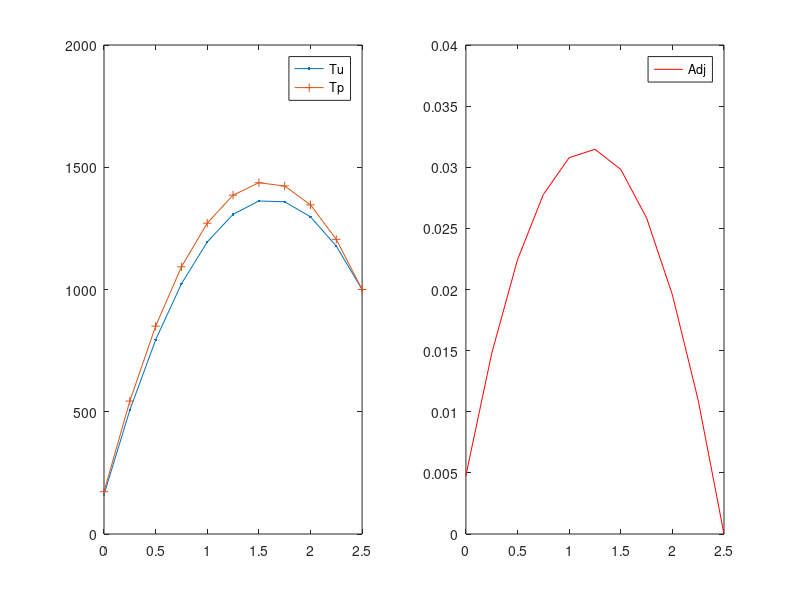

MATLAB code for this plot: (Note: this script raises an error after producing the figure.)
function hc_ss_x_CG
% Solves the heat conduction equation in 1-D x-geometry using CFEM
% without T gap.
% An arbitrary number of material zones can be used but the analytical
% solution assumes 3 zones are used. The conductivities and the volumetric
% sources can be spatially dependent.

% clear the console screen
clc; close all;

% load the data and numerical parameters
pert_k    = 1e-1 *0;
pert_s    = 1e-1 *1;
pert_bc_L = 1e-1 *0;
pert_bc_R = 1e-1 *0;
[dat,npar] = load_simulation_data(pert_k,pert_s,pert_bc_L,pert_bc_R);

% type of data used to run the simulation
npar.pert_status = 'perturbed';

% assemble the matrix and the rhs
npar.adjoint=false;
npar.pert_status = 'unperturbed';
[Au,qu,Tdiru,AN]=assemble_system(npar,dat);
npar.pert_status = 'perturbed';
[Ap,qp,Tdirp,~]=assemble_system(npar,dat);
% solve forward system
Tu=Au\qu;
Tp=Ap\qp;

% assemble the matrix and the rhs
npar.adjoint=true;
npar.pert_status = 'unperturbed';
[Aa,r,r_functional_u,~]=assemble_system(npar,dat);
% solve forward system
phi=Aa\r;

% calculation of the QoI using inner products
J_for_unpert = Tu'*r   +dot(r_functional_u,Tdiru);
J_adj_unpert = phi'*qu +dot(r_functional_u,Tdiru);
J_for_pert   = Tp'*r   +dot(r_functional_u,Tdirp);

% calculation of the QoI using definition and numerical quadrature
npar.adjoint=false;
[J_num_for_unpert,vol_integral_Tr] = qoi_num_eval(Tu,npar,dat,AN);
% [J_num_for_pert,~]   = qoi_num_eval(Tp,npar,dat);
npar.adjoint=true;
npar.use_matrix_terms=false;
[J_num_adj_unpert,vol_integral_Phiq] = qoi_num_eval(phi,npar,dat,AN);
J_num_adj_unpert = J_num_adj_unpert + (npar.porder==1)*dot(r_functional_u,Tdiru);
npar.use_matrix_terms=true;
[J_num_adj_unpert_AN,~] = qoi_num_eval(phi,npar,dat,AN);
J_num_adj_unpert_AN = J_num_adj_unpert_AN + dot(r_functional_u,Tdiru);
%
dx=diff(npar.xf);
JJJJUUUU  = dot( (Tu(1:end-1)+Tu(2:end))/2   , dx )/sum(dx);
JJJJaUUUU = dot( (phi(1:end-1)+phi(2:end))/2 , dx )*10000;

fprintf('QoI unperturbed: \n----------------\n');
fprintf('\t Forward: inner: %g\n',J_for_unpert);
fprintf('\t%s\t %g \n','Tu''*r',Tu'*r);
fprintf('\t%s %g \n','dot(r_functional_u,Tdiru)',dot(r_functional_u,Tdiru));
fprintf('\t Forward: num. : %g\n',J_num_for_unpert);
fprintf('\t vol.int. Tr: %g\n',vol_integral_Tr);
fprintf('\t Forward: Trapezoidal rule: %g\n',JJJJUUUU);

fprintf('QoI unperturbed: \n----------------\n');
extra_term = -dot(AN,phi)*dat.bc_for.rite.C;
fprintf('\t Adjoint: inner: %g\n',J_adj_unpert);
fprintf('\t%s\t %g \n','phi''*qu',phi'*qu);
fprintf('\t%s %g \n','dot(r_functional_u,Tdiru)',dot(r_functional_u,Tdiru));
fprintf('\t Adjoint: num. : %g\n',J_num_adj_unpert);
fprintf('\t Adjoint: num.AN: %g\n',J_num_adj_unpert_AN);
fprintf('\t Adjoint: vol.int. Phiq: %g\n',vol_integral_Phiq);
fprintf('\t Adjoint: vol.int.+Extra: %g\n',vol_integral_Phiq+extra_term+dot(r_functional_u,Tdiru));
fprintf('\t Adjoint: Trapezoidal rule: %g\n',JJJJaUUUU);

% plot solution
figure(1)
subplot(1,2,1)
plot(npar.xf,Tu,'.-',npar.xf,Tp,'+-');
legend(['Tu';'Tp']);
subplot(1,2,2)
plot(npar.xf,phi,'r-');
legend(['Adj']);

error('qqq');

fprintf('QoI perturbed: \n----------------\n');
fprintf('\t Forward: inner: %g\n',J_for_pert);
fprintf('\t Forward: num. : %g\n',J_num_for_pert);

dT = Tp-Tu;
dq = qp-qu;
dA = Ap-Au;

dJ_for = dT'*r        +dot(r_functional_u,Tdirp-Tdiru)
% PPPP_UUUU=JJJJPPPP-JJJJUUUU

fprintf('QoI unperturbed: \n----------------\n');
fprintf('\t Forward: inner: %g\n',J_for_unpert);
fprintf('\t Forward: num. : %g\n',J_num_for_unpert);


dJ_adj = phi'*(dq - dA*Tu)  +dot(r_functional_u,Tdirp-Tdiru)
dJ_adj_exact = phi'*(dq-dA*Tu-dA*dT) +dot(r_functional_u,Tdirp-Tdiru)

% (Tp,Aa.phi) = (Tp,r) = (Ap^{-1}qp,r) = (qp,Ap^{-T}r)
% plot solution
figure(1)
subplot(1,2,1)
plot(npar.xf,Tu,'.-',npar.xf,Tp,'+-');
legend(['Tu';'Tp']);
subplot(1,2,2)
plot(npar.xf,phi,'r-');
legend(['Adj']);

return
end

%%%%%%%%%%%%%%%%%%%%%%%%%%%%%%%%%%%%%

function [A,rhs, out, A_extremities_before_bc]=assemble_system(npar,dat)

% assemble the matrix, the rhs, apply BC

% shortcuts
porder= npar.porder;
gn    = npar.gn;
nel   = npar.nel;
% ideally, we would analyze the connectivity to determine nnz
nnz=(porder+3)*nel; %this is an upperbound, not exact
% n: linear system size
n=nel*porder+1;
% allocate memory
A=spalloc(n,n,nnz);
rhs=zeros(n,1);

% compute local matrices
% load Gauss Legendre quadrature (GLQ is exact on polynomials of degree up to 2n-1,
% while using only integrand evaluations (n-point quadrature).
% estimate the max poly order (it comes from the mass matrix  when coef. are
% piecewise constant and the material mesh matches the computational mesh
poly_max=2*porder;
[xq,wq] = GLNodeWt(porder+1);
% initialize local matrices/vectors
m=zeros(porder+1,porder+1);
k=m;
f=zeros(porder+1,1);
% store shapeset
[b,dbdx] =feshpln(xq,porder);

% definition of the weak form:
% int_domain (grad u D grad b) - int_bd_domain (b D grad u n) ...
%      = int_domain (b rhs)

% switch between forward and adjoint calculations
if npar.adjoint
    src = dat.asrc;
    bc  = dat.bc_adj;
    kond = dat.k;
else
    bc  = dat.bc_for;
    % what kind of material properties to use
    switch npar.pert_status
        case 'unperturbed'
            kond = dat.k;
            src = dat.fsrc;
        case 'perturbed'
            for i=1:length(dat.k)
                kond{i} = @(x) dat.k{i}(x)    + dat.dk{i}(x);
                src{i}  = @(x) dat.fsrc{i}(x) + dat.dfsrc{i}(x);
            end
            bc.left.C = bc.left.C + bc.left.dC;
            bc.rite.C = bc.rite.C + bc.rite.dC;
        case 'delta'
            kond = dat.dk;
            src = dat.dfsrc;
            bc.left.C =  bc.left.dC;
            bc.rite.C =  bc.rite.dC;
    end
end

% loop over elements
for iel=1:npar.nel
    % element extremities
    x0=npar.x(iel);
    x1=npar.x(iel+1);
    % jacobian of the transformation to the ref. element
    Jac=(x1-x0)/2;
    % get x values in the interval
    x=(x1+x0)/2+xq*(x1-x0)/2;
    my_zone=npar.iel2zon(iel);
    d=kond{my_zone}(x);
    q=src{my_zone}(x);
    % compute local matrices + load vector
    for i=1:porder+1
        for j=1:porder+1
            k(i,j)= dot(d.*wq.*dbdx(:,i) , dbdx(:,j));
        end
        f(i)= dot(q.*wq, b(:,i));
    end
    % assemble
    A(gn(iel,:),gn(iel,:)) = A(gn(iel,:),gn(iel,:)) + k/Jac;
    rhs(gn(iel,:)) = rhs(gn(iel,:)) + f*Jac;
end

% apply natural BC
Dirichlet_nodes=[];
Dirichlet_val=[];
r_functional=[];
switch bc.left.type
    case 0 % Neumann, int_bd_domain (b D grad u n) is on the RHS
        rhs(1)=rhs(1)+bc.left.C;
    case 1 % Robin
        A(1,1)=A(1,1)+dat.hcv;
        rhs(1)=rhs(1)+dat.hcv*bc.left.C;
    case 2 % Dirichlet
        Dirichlet_nodes=[Dirichlet_nodes 1];
        Dirichlet_val=[Dirichlet_val bc.left.C];
        r_functional=[r_functional rhs(1)];
end
switch bc.rite.type
    case 0 % Neumann, int_bd_domain (b D grad u n) is on the RHS
        rhs(n)=rhs(n)+bc.rite.C;
    case 1 % Robin
        A(n,n)=A(n,n)+dat.hcv;
        rhs(n)=rhs(n)+dat.hcv*bc.rite.C;
    case 2 % Dirichlet
        Dirichlet_nodes=[Dirichlet_nodes n];
        Dirichlet_val=[Dirichlet_val bc.rite.C];
        r_functional=[r_functional rhs(n)];
end
% save pieces of A
A_extremities_before_bc=A(Dirichlet_nodes,:);
% apply Dirichlet BC
for i=1:length(Dirichlet_nodes);% loop on the number of constraints
    id=Dirichlet_nodes(i);      % extract the dof of a constraint
    bcval=Dirichlet_val(i);
    rhs=rhs-bcval*A(:,id);  % modify the rhs using constrained value
    A(id,:)=0; % set all the id-th row to zero
    A(:,id)=0; % set all the id-th column to zero (symmetrize A)
    A(id,id)=1;            % set the id-th diagonal to unity
    rhs(id)=bcval;         % put the constrained value in the rhs
end

if npar.adjoint
    out=r_functional;
else
    out=Dirichlet_val;
end

return
end
%%%%%%%%%%%%%%%%%%%%%%%%%%%%%%%%%%%%%

function [QoI,volumetric_integral] = qoi_num_eval(fem_sol,npar,dat,AN)

% calculation of the QoI using definition and numerical quadrature
% dx=diff(npar.xf);
% JJJJUUUU = dot( (Tu(1:end-1)+Tu(2:end))/2 , dx )/sum(dx)
% JJJJPPPP = dot( (Tp(1:end-1)+Tp(2:end))/2 , dx )/sum(dx)

% shortcuts
porder= npar.porder;
gn    = npar.gn;
nel   = npar.nel;

% select quadrature
poly_max=2*porder;
[xq,wq] = GLNodeWt(porder+1);
% store shapeset
[b,~] =feshpln(xq,porder);

% use adjoint source (response function)
use_response_function = ~npar.adjoint;

% switch between forward and adjoint calculations
if use_response_function % when the forward solution is passed as argument
    src = dat.asrc;
    % no need for anything else: we use only T and r to compute the QoI !!!
    %     bc  = dat.bc_adj;
    %     kond = dat.k;
else
    bc  = dat.bc_for;
    % what kind of material properties to use
    switch npar.pert_status
        case 'unperturbed'
            kond = dat.k;
            src = dat.fsrc;
        case 'perturbed'
            for i=1:length(dat.k)
                kond{i} = @(T) dat.k{i}(T)    + dat.dka{i}(T)+ dat.dkb{i}(T)+ dat.dkc{i}(T);
                src{i}  = @(x) dat.fsrc{i}(x) + dat.dfsrc{i}(x);
            end
            bc.left.C = bc.left.C + bc.left.dC;
            bc.rite.C = bc.rite.C + bc.rite.dC;
            %         case 'delta_p'
            %             for i=1:length(dat.k)
            %                 kond{i} = @(T) dat.dka{i}(T)+ dat.dkb{i}(T)+ dat.dkc{i}(T);
            %             end
            %             src = dat.dfsrc;
            %             bc.left.type =  0; % Neumann
            %             bc.rite.type =  0;
            %             bc.left.C =  0;
            %             bc.rite.C =  0;
    end
end

QoI = 0;
% loop over elements
for iel=1:npar.nel
    % element extremities
    x0=npar.x(iel);
    x1=npar.x(iel+1);
    % jacobian of the transformation to the ref. element
    Jac=(x1-x0)/2;
    % get x values in the interval
    x=(x1+x0)/2+xq*(x1-x0)/2;
    % get the mat zone ID
    my_zone=npar.iel2zon(iel);
    % evaluate external source at qp
    q_or_r_qp=src{my_zone}(x);
    % evaluate previous temperature at qp
    fem_sol_qp = b(:,:) * fem_sol(gn(iel,:));
    %     % evaluate
    %     d=kond{my_zone}(fem_sol_qp);
    % add to QoI
    QoI = QoI + dot( wq.*fem_sol_qp ,q_or_r_qp)*Jac;
end

volumetric_integral=QoI; % we are done at this point if the forward solution was passed.

% add missing part to QoI when evaluating it with the adjoint function
% recall 0=neumann, 1=robin, 2=dirichlet
% (that data is C in: kdu/dn=C // u+k/hcv*du/dn =C // u=C)
if ~use_response_function
    fprintf('Adding bc stuff to volumetric integral\n\t npar.adjoint=%g, QoI so far=%g\n',npar.adjoint,QoI);
    % store shapeset at element extremities
    [b,dbdx] = feshpln([-1 1],porder);
    switch npar.pert_status
        case 'unperturbed'
            switch bc.left.type
                case 0 % Neumann
                    fem_sol_extremity = b(:,:) * fem_sol(gn(1,:));
                    fprintf('Neumann left, bc value %g\n\tadd to phi.q: ',bc.left.C);
                    fprintf('%g \n',bc.left.C*fem_sol_extremity(1));
                    QoI = QoI +bc.left.C*fem_sol_extremity(1);
                case 1 % Robin
                    fem_sol_extremity = b(:,:) * fem_sol(gn(1,:));
                    fprintf('Robin left, bc value %g\n\tadd to phi.q: ',bc.left.C);
                    fprintf('%g \n',dat.hcv*bc.left.C*fem_sol_extremity(1));
                    QoI = QoI +dat.hcv*bc.left.C*fem_sol_extremity(1);
                case 2 % Dirichlet
                    if npar.use_matrix_terms
                        QoI = QoI -dot(AN(1,:),fem_sol)*bc.left.C;
                    else
                        iel=1;
                        Jac = (npar.x(iel+1)-npar.x(iel))/2;
                        dfem_sol_extremity = dbdx(:,:) * fem_sol(gn(iel,:)) / Jac;
                        my_zone=npar.iel2zon(iel);
                        d=kond{my_zone}(npar.x(iel));
                        fprintf('dirichlet left, bc value %g\n\tadd to phi.q: ',bc.left.C)
                        fprintf('%g \n',d*bc.left.C*dfem_sol_extremity(1))
                        %                     dfem_sol_extremity(1)
                        QoI = QoI +d*bc.left.C*dfem_sol_extremity(1);
                    end
            end
            switch bc.rite.type
                case 0 % Neumann
                    fem_sol_extremity = b(:,:) * fem_sol(gn(end,:));
                    fprintf('Neumann right, bc value %g\n\tadd to phi.q: ',bc.rite.C);
                    fprintf('%g \n',bc.rite.C*fem_sol_extremity(end));
                    QoI = QoI +bc.rite.C*fem_sol_extremity(end);
                case 1 % Robin
                    fem_sol_extremity = b(:,:) * fem_sol(gn(end,:));
                    fprintf('Robin right, bc value %g\n\tadd to phi.q: ',bc.rite.C);
                    fprintf('%g \n',dat.hcv*bc.rite.C*fem_sol_extremity(end));
                    QoI = QoI +dat.hcv*bc.rite.C*fem_sol_extremity(end);
                case 2 % Dirichlet
                    if npar.use_matrix_terms
                        QoI = QoI -dot(AN(end,:),fem_sol)*bc.rite.C;
                    else
                        iel=npar.nel;
                        Jac = (npar.x(iel+1)-npar.x(iel))/2;
                        dfem_sol_extremity = dbdx(:,:) * fem_sol(gn(iel,:)) / Jac;
                        my_zone=npar.iel2zon(iel);
                        d=kond{my_zone}(npar.x(iel+1));
                        fprintf('dirichlet right, bc value %g\n\tadd to phi.q: ',bc.rite.C);
                        fprintf('%g \n',-d*bc.rite.C*dfem_sol_extremity(end));
                        QoI = QoI -d*bc.rite.C*dfem_sol_extremity(end);
                    end
            end
    end
end

return
end
%%%%%%%%%%%%%%%%%%%%%%%%%%%%%%%%%%%%%

function [shapefun,dhdx]=feshpln (xv,p)
% computes the finite element basis functions and their first derivatives
% for any order p
% here, we use Lagrangian FE functions

xd=linspace(-1,1,p+1);

shapefun=zeros(length(xv),p+1);
dhdx    =zeros(length(xv),p+1);

% shape function
for i=1:p+1
    num=1.;
    den=1.;
    for j=1:p+1
        if(j~=i)
            num=num.*(xv-xd(j));
            den=den.*(xd(i)-xd(j));
        end
    end
    shapefun(:,i)=num./den;
end

% derivative of the shape function
for i=1:p+1
    sum=0.;
    den=1.;
    for j=1:p+1
        if(j~=i)
            num=1;
            for k=1:p+1
                if((k~=i)&&(k~=j))
                    num=num.*(xv-xd(k));
                end
            end
            sum=sum+num;
            den=den.*(xd(i)-xd(j));
        end
    end
    dhdx(:,i)=sum./den;
end

return
end
%%%%%%%%%%%%%%%%%%%%%%%%%%%%%%%%%%%%%%

function [x,w] = GLNodeWt(n)
% GLNodeWt  Nodes and weights for Gauss-Legendre quadrature of arbitrary order
%           obtained by solving an eigenvalue problem
%
% Synopsis:  [x,w] = GLNodeWt(n)
%
% Input:     n = order of quadrature rule
%
% Output:    x = vector of nodes
%            w = vector of weights

%  Algorithm based on ideas from Golub and Welsch, and Gautschi.  For a
%  condensed presentation see H.R. Schwarz, Numerical Analysis: A
%  Comprehensive Introduction, 1989, Wiley.  Original MATLAB
%  implementation by H.W. Wilson and L.H. Turcotte, Advanced Mathematics
%  and Mechanics Applications Using MATLAB, 2nd ed., 1998, CRC Press

beta   = (1:n-1)./sqrt(4*(1:n-1).^2 - 1);
J      = diag(beta,-1) + diag(beta,1);    % eig(J) needs J in full storage
[V,D]  = eig(J);
[x,ix] = sort(diag(D));  %  nodes are eigenvalues, which are on diagonal of D
w      = 2*V(1,ix)'.^2;  %  V(1,ix)' is column vector of first row of sorted V

return
end
%%%%%%%%%%%%%%%%%%%%%%%%%%%%%%%%%%%%%

function [dat,npar]=load_simulation_data(pert_k,pert_s,pert_bc_L,pert_bc_R)

triga = false;

% dimensions
if triga
    % dat.hcv = 1612.414; % W/m^2-C
    dat.hcv = 100; % W/m^2-C
    % dat.width = [0.003175 0.01 0.0174115 0.0179195]; % m
    dat.width = [1 3 4 7]; % m
    % mesh resolution per region
    nel_zone = [ 5 5 5 2];
else
    dat.hcv = 100;
    dat.width = 0.5*5;
    nel_zone = [ 10 ];
end

% load the data structure with info pertaining to the physical problem
if triga
    dat.k{1}=@k_zr; % W/m-K
    dat.k{2}=@k_fuel; % W/m-K
    dat.k{3}=@k_fuel; % W/m-K
    dat.k{4}=@k_clad; % W/m-K
    % forward calculation source
    dat.fsrc{1}=@zero_function; % W/m3
    dat.fsrc{2}=@esrc; % W/m3
    dat.fsrc{3}=@esrc; % W/m3
    dat.fsrc{4}=@zero_function; % W/m3
    % adjoint calculation source
    dat.asrc{1}=@response_function;
    dat.asrc{2}=@zero_function;
    dat.asrc{3}=@zero_function;
    dat.asrc{4}=@zero_function; % W/m3
else
    dat.k{1}=@(x) 2150/200*(1+0*x);
    dat.fsrc{1}=@(x) 10000*(1+0*x);
    dat.asrc{1}=@(x) (1+0*x)/dat.width(end);
end
% create perturbations
for i=1:length(dat.k)
    dat.dk{i}    = @(x) pert_k*dat.k{i}(x);
    dat.dfsrc{i} = @(x) pert_s*dat.fsrc{i}(x);
end

% forward bc
bc.left.type=1; %0=neumann, 1=robin, 2=dirichlet
bc.left.C=0; % (that data is C in: kdu/dn=C // u+k/hcv*du/dn =C // u=C)
if triga
    bc.rite.type=2;
    bc.rite.C=15;
else
    bc.rite.type=2;
    bc.rite.C=1000;
end
dat.bc_for=bc;
% create perturbations
dat.bc_for.left.dC = pert_bc_L*dat.bc_for.left.C;
dat.bc_for.rite.dC = pert_bc_R*dat.bc_for.rite.C;
% adjoint bc
bc.left.C=0;
bc.rite.C=0;
dat.bc_adj=bc;
clear bc;

% load the numerical parameters, npar, structure pertaining to numerics
% number of elements
if length(dat.width)~=length(nel_zone)
    error('not the same number of zones in dat.width and nel_zone');
end
if length(dat.k)~=length(nel_zone)
    error('not the same number of zones in dat.k and nel_zone');
end
if length(dat.fsrc)~=length(nel_zone)
    error('not the same number of zones in dat.fsrc and nel_zone');
end
if length(dat.asrc)~=length(nel_zone)
    error('not the same number of zones in dat.asrc and nel_zone');
end
npar.nel = sum(nel_zone);

% domain
tmp_width = [ 0 dat.width];
x=[];
iel2zon=[];
for i_zone=1:length(nel_zone)
    x_zone = linspace(tmp_width(i_zone),tmp_width(i_zone+1),nel_zone(i_zone)+1);
    if isempty(x)
        x = x_zone;
        iel2zon=i_zone*ones(nel_zone(i_zone),1);
    else
        x = [x x_zone(2:end)];
        iel2zon =[ iel2zon; i_zone*ones(nel_zone(i_zone),1)];
    end
end
npar.x=x;
npar.iel2zon=iel2zon;

% polynomial degree
npar.porder=1;
% nbr of dofs per variable
npar.ndofs = npar.porder*npar.nel+1;

% connectivity
gn=zeros(npar.nel,npar.porder+1);
gn(1,:)=linspace(1,npar.porder+1,npar.porder+1);
for iel=2:npar.nel
    gn(iel,:)=[gn(iel-1,end) , gn(iel-1,2:end)+npar.porder ];
end
npar.gn=gn; clear gn;

% create x values for plotting FEM solution
npar.xf=zeros(npar.nel*npar.porder+1,1);
for iel=1:npar.nel
    ibeg = (iel-1)*npar.porder+1;
    iend = (iel  )*npar.porder+1;
    npar.xf(ibeg:iend)=linspace(npar.x(iel),npar.x(iel+1),npar.porder+1) ;
end

return
end
